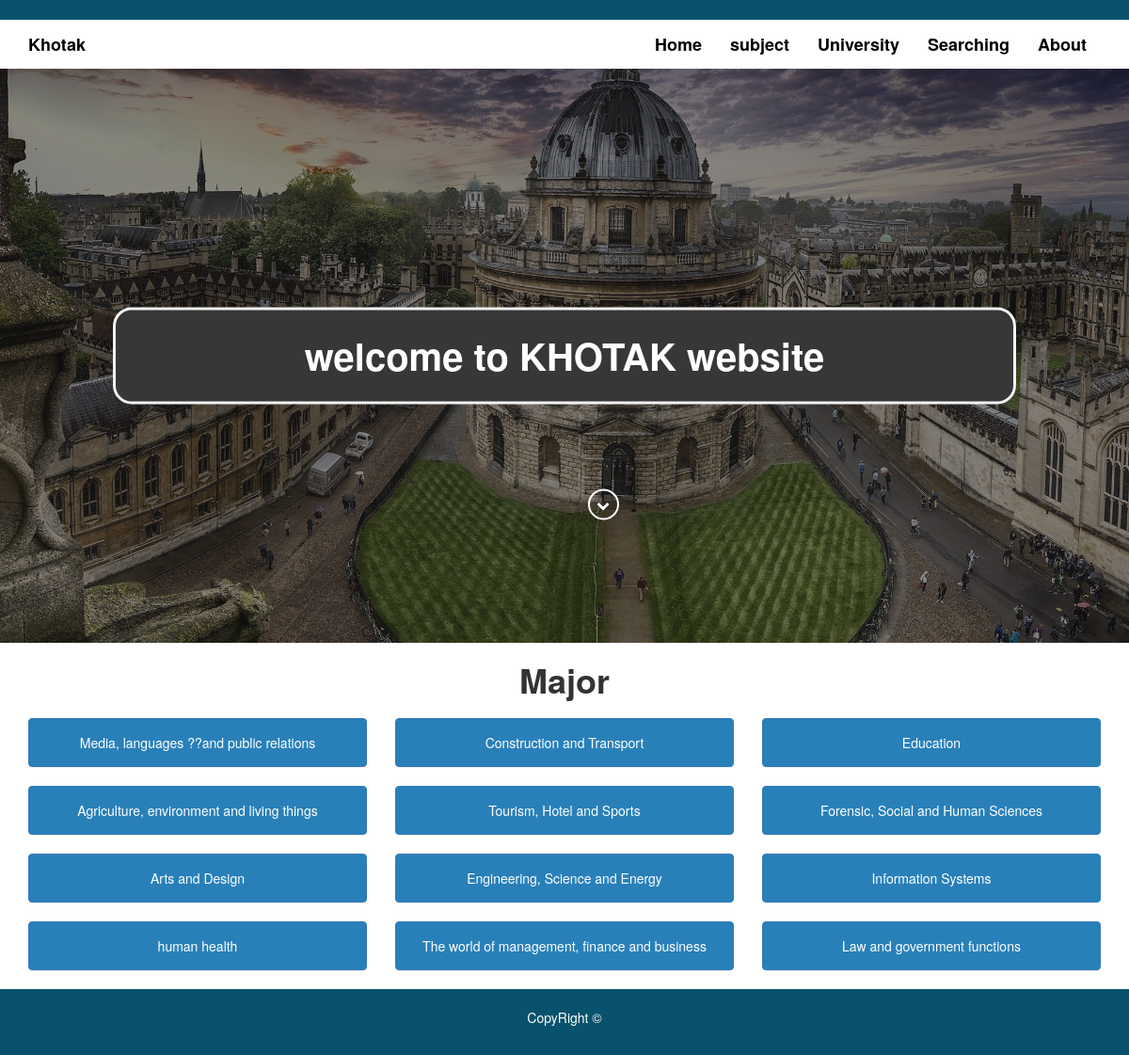
The page /subject.php on the database its author committed.
### tables this page shows
CREATE TABLE `major` (
  `majorID` int(11) NOT NULL,
  `name` varchar(255) DEFAULT NULL
);

### subject.php (the view, shortened to what this page needs)
<?php
include('includes/header.php');
if(isset($_GET['subjectId'])){
    $sub=$_GET['subjectId'];
}else{
    $sub="major";
}
?>
    <div class="content-section">
        <div class="container">
      <div class="con">
    <div class="wel" id="well-s">
       welcome to KHOTAK website
    </div>
                                         <span class="arrow ">
                 <i class="fa fa-chevron-down hvr-icon-hang typed-cursor"></i>
                                 </span>
            </div>
       </div>
    </div>
<?php
if($sub=="major"){
?>
<div class="image-subjects text-center">
      <div class="container">
          <h2>Major</h2>
           <div class="row">
             <?php
               global $con;
            $stmt=$con->prepare("select * FROM major ");
              $stmt->execute();
               $majors=$stmt->fetchAll();
               foreach($majors as $maj){
                 ?>
                 <div class="col-md-4">
                <div class="panel panel-primary">
      <div class="panel-body"><a href="?Id=<?php echo $maj['majorID'] ?>&subjectId=pageSub">
                <?php echo $maj['name']; ?>
                </a></div>
    </div>
                 </div>
                 <?php
               }
              ?>
           </div>
      </div>
</div>
   <?php
}
?>
<?php
include('includes/footer.php');
?>

### css/fpsyle.css (style rules this page uses)
.content-section .arrow { position: absolute; bottom: -129px; left: 41px; width: 100%; padding: 3px 0; text-align: center; }
.content-section .arrow i { border: 2px solid #fff; border-radius: 50%; width: 33px; height: 33px; line-height: 33px; cursor: pointer; color: #fff; }
.hvr-icon-hang:before { right: 8px !important; }
.content-section .typed-cursor { opacity: 1; -webkit-animation: blink 0.7s infinite; -moz-animation: blink 0.7s infinite; animation: blink 0.7s infinite; }
.content-section { background: url("../img/d0e1cfbf0cc198003b47137679e72208.jpg")center center; -webkit-background-size: cover; -moz-background-size: cover; -o-background-size: cover; background-size: cover; min-height: 610px; position: relative; }
.con { background-color: rgb(56, 55, 55); color: white; font-weight: bold; border: 3px solid #f1f1f1; position: absolute; top: 50%; left: 50%; transform: translate(-50%, -50%); z-index: 2; width: 80%; padding: 20px; text-align: center; border-radius: 20px; }
.wel { font-size: 40px; }
.image-subjects h2 { font-size: 36px; font-weight: 700; margin: 20px; }
.image-subjects .panel-primary { background-color: #2980b9; color: #fff; }
.image-subjects .panel-body a { color: #fff!important; text-decoration: none; }

### rows shown on the page
major: name "Media, languages ??and public relations"
major: name "Construction and Transport"
major: name "Education"
major: name "Agriculture, environment and living things"
major: name "Tourism, Hotel and Sports"
major: name "Forensic, Social and Human Sciences"
major: name "Arts and Design"
major: name "Engineering, Science and Energy"
major: name "Information Systems"
major: name "human health"
major: name "The world of management, finance and business"
major: name "Law and government functions"
